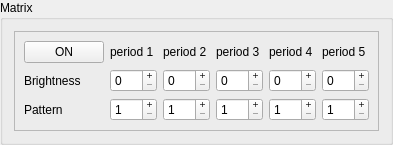
                  <widget class="QGroupBox" name="matrixgroup">
                   <property name="title">
                    <string>Matrix</string>
                   </property>
                   <layout class="QVBoxLayout" name="verticalLayout_17">
                    <item>
                     <widget class="QFrame" name="matrixframe">
                      <property name="frameShape">
                       <enum>QFrame::StyledPanel</enum>
                      </property>
                      <property name="frameShadow">
                       <enum>QFrame::Raised</enum>
                      </property>
                      <layout class="QGridLayout" name="gridLayout_4">
                       <item row="0" column="0">
                        <widget class="QPushButton" name="protmatrixbutton">
                         <property name="text">
                          <string>ON</string>
                         </property>
                         <property name="checkable">
                          <bool>true</bool>
                         </property>
                         <property name="checked">
                          <bool>false</bool>
                         </property>
                         <property name="autoDefault">
                          <bool>true</bool>
                         </property>
                         <property name="default">
                          <bool>false</bool>
                         </property>
                        </widget>
                       </item>
                       <item row="0" column="1">
                        <widget class="QLabel" name="Brightness1_6">
                         <property name="frameShape">
                          <enum>QFrame::NoFrame</enum>
                         </property>
                         <property name="text">
                          <string>period 1</string>
                         </property>
                        </widget>
                       </item>
                       <item row="0" column="2">
                        <widget class="QLabel" name="brightness_15">
                         <property name="frameShape">
                          <enum>QFrame::NoFrame</enum>
                         </property>
                         <property name="text">
                          <string>period 2</string>
                         </property>
                        </widget>
                       </item>
                       <item row="0" column="3">
                        <widget class="QLabel" name="brightness_14">
                         <property name="frameShape">
                          <enum>QFrame::NoFrame</enum>
                         </property>
                         <property name="text">
                          <string>period 3</string>
                         </property>
                        </widget>
                       </item>
                       <item row="0" column="4">
                        <widget class="QLabel" name="brightness_17">
                         <property name="frameShape">
                          <enum>QFrame::NoFrame</enum>
                         </property>
                         <property name="text">
                          <string>period 4</string>
                         </property>
                        </widget>
                       </item>
                       <item row="0" column="5">
                        <widget class="QLabel" name="brightness_16">
                         <property name="frameShape">
                          <enum>QFrame::NoFrame</enum>
                         </property>
                         <property name="text">
                          <string>period 5</string>
                         </property>
                        </widget>
                       </item>
                       <item row="1" column="0">
                        <widget class="QLabel" name="Brightness1_7">
                         <property name="frameShape">
                          <enum>QFrame::NoFrame</enum>
                         </property>
                         <property name="text">
                          <string>Brightness</string>
                         </property>
                        </widget>
                       </item>
                       <item row="1" column="1">
                        <widget class="QSpinBox" name="led2box1_2">
                         <property name="buttonSymbols">
                          <enum>QAbstractSpinBox::PlusMinus</enum>
                         </property>
                         <property name="maximum">
                          <number>100</number>
                         </property>
                        </widget>
                       </item>
                       <item row="1" column="2">
                        <widget class="QSpinBox" name="led2box2_2">
                         <property name="buttonSymbols">
                          <enum>QAbstractSpinBox::PlusMinus</enum>
                         </property>
                         <property name="maximum">
                          <number>100</number>
                         </property>
                        </widget>
                       </item>
                       <item row="1" column="3">
                        <widget class="QSpinBox" name="led2box5_2">
                         <property name="buttonSymbols">
                          <enum>QAbstractSpinBox::PlusMinus</enum>
                         </property>
                         <property name="maximum">
                          <number>100</number>
                         </property>
                        </widget>
                       </item>
                       <item row="1" column="4">
                        <widget class="QSpinBox" name="led2box3_2">
                         <property name="buttonSymbols">
                          <enum>QAbstractSpinBox::PlusMinus</enum>
                         </property>
                         <property name="maximum">
                          <number>100</number>
                         </property>
                        </widget>
                       </item>
                       <item row="1" column="5">
                        <widget class="QSpinBox" name="led2box4_2">
                         <property name="buttonSymbols">
                          <enum>QAbstractSpinBox::PlusMinus</enum>
                         </property>
                         <property name="maximum">
                          <number>100</number>
                         </property>
                        </widget>
                       </item>
                       <item row="2" column="0">
                        <widget class="QLabel" name="Brightness1_8">
                         <property name="frameShape">
                          <enum>QFrame::NoFrame</enum>
                         </property>
                         <property name="text">
                          <string>Pattern</string>
                         </property>
                        </widget>
                       </item>
                       <item row="2" column="1">
                        <widget class="QSpinBox" name="matrixpattern1">
                         <property name="buttonSymbols">
                          <enum>QAbstractSpinBox::PlusMinus</enum>
                         </property>
                         <property name="minimum">
                          <number>1</number>
                         </property>
                         <property name="maximum">
                          <number>3</number>
                         </property>
                        </widget>
                       </item>
                       <item row="2" column="2">
                        <widget class="QSpinBox" name="matrixpattern1_2">
                         <property name="buttonSymbols">
                          <enum>QAbstractSpinBox::PlusMinus</enum>
                         </property>
                         <property name="minimum">
                          <number>1</number>
                         </property>
                         <property name="maximum">
                          <number>3</number>
                         </property>
                        </widget>
                       </item>
                       <item row="2" column="3">
                        <widget class="QSpinBox" name="matrixpattern1_3">
                         <property name="buttonSymbols">
                          <enum>QAbstractSpinBox::PlusMinus</enum>
                         </property>
                         <property name="minimum">
                          <number>1</number>
                         </property>
                         <property name="maximum">
                          <number>3</number>
                         </property>
                        </widget>
                       </item>
                       <item row="2" column="4">
                        <widget class="QSpinBox" name="matrixpattern1_4">
                         <property name="buttonSymbols">
                          <enum>QAbstractSpinBox::PlusMinus</enum>
                         </property>
                         <property name="minimum">
                          <number>1</number>
                         </property>
                         <property name="maximum">
                          <number>3</number>
                         </property>
                        </widget>
                       </item>
                       <item row="2" column="5">
                        <widget class="QSpinBox" name="matrixpattern1_5">
                         <property name="buttonSymbols">
                          <enum>QAbstractSpinBox::PlusMinus</enum>
                         </property>
                         <property name="minimum">
                          <number>1</number>
                         </property>
                         <property name="maximum">
                          <number>3</number>
                         </property>
                        </widget>
                       </item>
                      </layout>
                     </widget>
                    </item>
                   </layout>
                  </widget>
